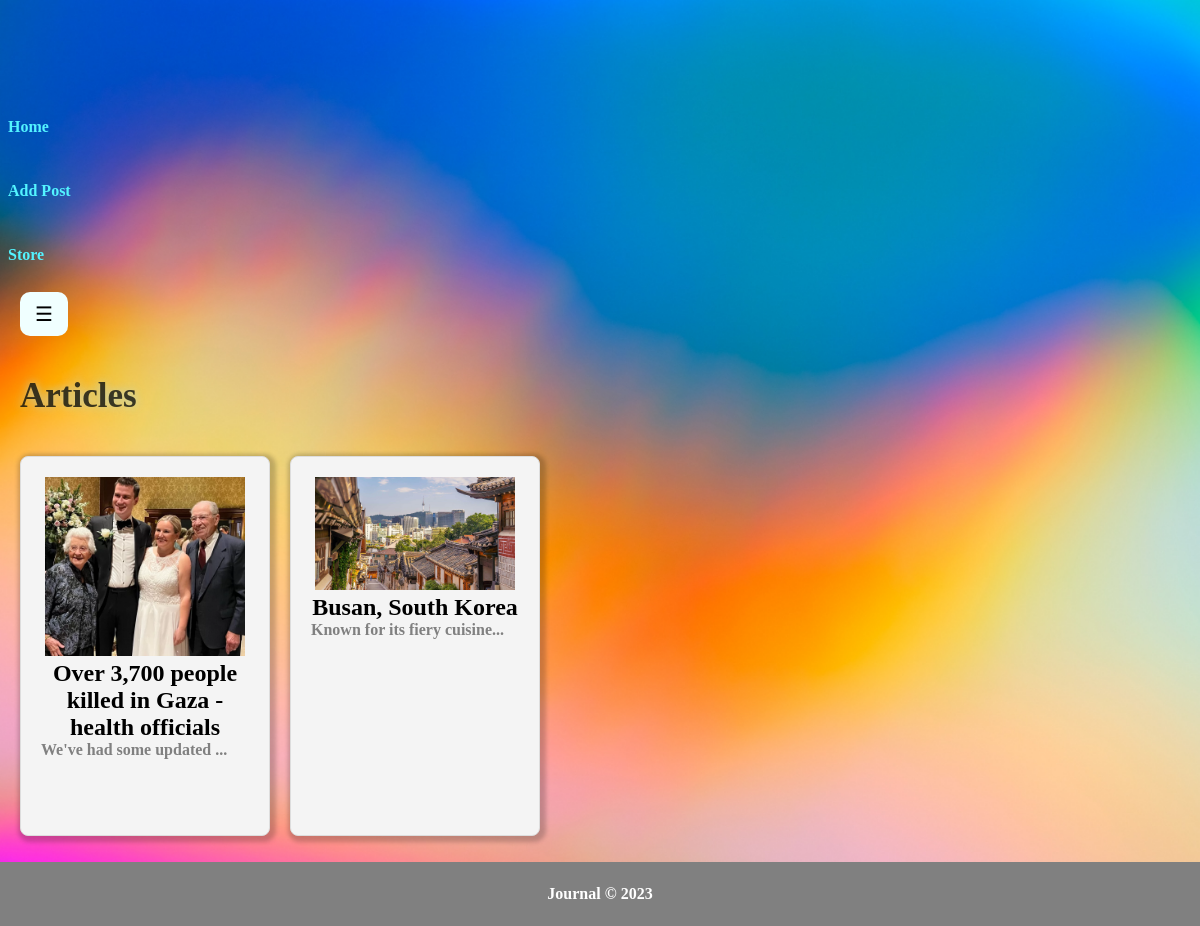
The app's page /main/home/ with its own data.
### app001/models.py (models this page shows, shortened)
class Post(models.Model):
    title = models.CharField(max_length=200)
    content = models.TextField()
    author = models.ForeignKey(User, on_delete=models.CASCADE)
    publication_date = models.DateTimeField(auto_now_add=True)
    tags = models.ManyToManyField(Tag)
    image = models.ImageField(upload_to=upload_to_post_images, default='default_image.jpg')  # Add the default value

### app001/views.py (the view)
# urls.py: path('home/', views.HomeView.as_view(), name='home_view'),
class HomeView(ListView):
    model = Post
    template_name = 'home.html'

### templates/home.html (shortened to what this page needs)
{% extends 'base.html' %}
{% load static %}
{% block extra_css %}
    <link rel="stylesheet" href="{% static 'css/home.css' %}">
{% endblock %}
{% block content %}
<p class="sexy-title">Articles</p>
<div class="post-card-container">
  {% for post in object_list %}
  <a class="post-card-link" href="{% url 'post_detail' post.id %}">
    <div class="post-card">
      <img src="{{ post.image.url }}">
      <h3>{{ post.title }}</h3>
      <p>{{ post.content|safe|slice:":30"|default_if_none:""}}{% if post.content|length > 30 %}...{% endif %}</p>
    </div>
  </a>
  {% endfor %}
</div>
{% endblock %}

### templates/base.html (shortened to what this page needs)
{% load static %}
<!DOCTYPE html>
<html lang="en">
  <head>
    <link rel="stylesheet" href="{% static 'css/style.css' %}">
    {% block extra_css %}
    {% endblock %}
  </head>
  <body>
    <div class="container">
    <div id="row1" class="row">
        <div class="header">
            <div class="logo">
            </div>
            <nav>
                <ul>
                    <li><a href="{% url 'home_view' %}">Home</a></li>
                    <li><a href="{% url 'add_view' %}">Add Post</a></li>
                    <li><a href="{% url 'add_view' %}">Store</a></li>
                </ul>
            </nav>
            <div class="btnwrap">
            <button id="button">&#9776;</button>
            </div>
    </div>
</div>
<div id="row2" class="row">
    <div class="content">
        {% block content %}
{% endblock %}
    </div>
</div>
<div id="row3" class="row">
    <div class="footer">
        <p>Journal &copy 2023</p>
    </div>
</div>
    </div>
</body>
</html>

### static/css/style.css (style rules this page uses)
* { margin: 0; padding: 0; box-sizing: border-box; }
body { background-image: url('/static/images/c\ \(2\).jpg'); background-repeat: no-repeat; background-size: cover; }
.container { margin-bottom: 70px; }
.container p { font-family: Georgia, 'Times New Roman', Times, serif; font-weight: bold; }
nav ul { display: flex; flex-direction: column; gap: 20px; }
nav ul li { list-style-type: none; position: relative; }
nav ul li a { text-decoration: none; transition: color 0.2s ease-out, background-color 0.2s ease-out; color: rgb(83, 244, 255); font-weight: bold; font-size: 16px; padding: 8px; border-radius: 5px; background-color: none; }
.footer { position: fixed; bottom: 0; width: 100%; height: 4em; background-color: grey; color: white; display: flex; align-items: center; justify-content: center; }
#button { font-size: 20px; cursor: pointer; padding: 10px 15px; border-radius: 10px; background-color: azure; color: black; transition: background-color, color 0.1s ease-in; }
.btnwrap { padding: 20px; }
button { background-color: #007BFF; border-radius: 20px; color: #fff; padding: 10px 20px; border: none; cursor: pointer; border-radius: 4px; }
a { display: block; margin-top: 10px; color: #007BFF; text-decoration: none; }

### static/css/home.css (style rules this page uses)
.sexy-title { color: rgba(16, 17, 13, 0.808); font-family: 'Genos', sans-serif; font-size: 35px; text-shadow: 0 0 10px rgba(177, 219, 230, 0.8); }
.content { width: 100%; padding: 20px; display:flex; text-align: center; flex-direction: column; flex-wrap:wrap; gap: 30px; align-items: flex-start; }
.post-card-container { display: flex; flex-wrap: wrap; gap: 20px; justify-content: center; }
.post-card { background-color: #f4f4f4; border: 1px solid #ddd; border-radius: 8px; padding: 20px; width: 250px; height: 380px; box-shadow: 2px 2px 4px 4px rgba(0, 0, 0, 0.2); transition: transform 0.2s; cursor: pointer; }
.post-card h3 { font-size: 1.5rem; margin: 0; color: black; }
.post-card p { font-size: 1rem; text-align: left; color: grey; }
a { text-decoration: none; }
.post-card img { width: 200px; }

### records on screen
Post: image (picture), title "Over 3,700 people killed in Gaza - health officials", content "We've had some updated"
Post: image (picture), title "Busan, South Korea", content "Known for its fiery cuisine"
